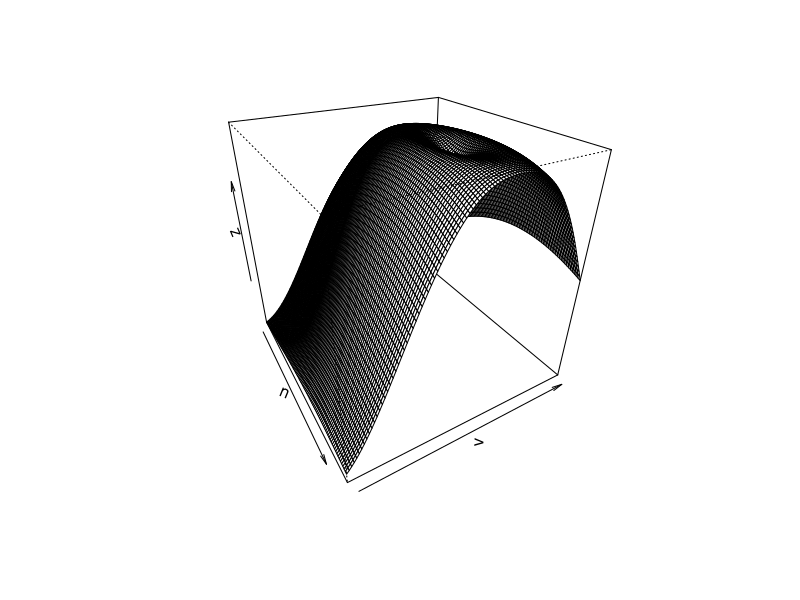

Reproduce this figure in R. (Note: this script raises an error after producing the figure.)
# Simulations et copules
# PROJET

# S = [-5, 3]x[1/3, 4]
# phi(x,y) =  sin((1+sqrt(x^2+y^2)))

# Methode 1
# Chose beautiful function
u <- seq(-pi/2,pi/4,length=100)
v <- seq(-pi,2,length=100)
c1 <-function(u,v){return (sin(abs(u)+abs(v)))}
c2 <-function(u,v){return (sin(u)+sin(v))}
c3 <-function(u,v){return ((u^2+3*v^2)*exp(-u^2-v^2))}
c4 <-function(u,v){return (-3*v/(u^2+v^2+1))} # very good
c5 <-function(u,v){return (v/(u^2+v^2))}
c6 <-function(u,v){return (asin(u^2+v^2-2))}
c7 <-function(u,v){return (1/(1+u^2+v^2))}
c8 <-function(u,v){return (exp(v/u))}
c9 <-function(u,v){return (u^3-v)}
c10 <-function(u,v){return (u*v^2-u^3)}
c11 <-function(u,v){return (u*v^3-v*u^3)}
c12 <-function(u,v){return (sin(u*v))} # very interesting
c13 <-function(u,v){return (exp(u)*cos(v))}
c14 <-function(u,v){return (sin(u-v))} 
c15 <-function(u,v){return (-(1-u^2)*(1-v^2))} # not bad
c16 <-function(u,v){return (sin(u)-sin(v))} # cool! check it's not multiplication
c17 <-function(u,v){return (u*v/(u^2+v^2))}
c18 <-function(u,v){return ((u+v)/(1+u^2+v^2))}
c19 <-function(u,v){return (-log(sqrt(u^2+v^2+1)))}
c20 <-function(u,v){return (exp(sqrt(u^2+v^2)))}
c21 <-function(u,v){return (sin((1+sqrt((u^2)+(v^2)))))} # super!
c22 <-function(u,v){return (u*sin(u+2*v))}
z <- outer(u,v,c21)
persp(u,v,z,theta = 60, phi = 30)

# We use c21
a <- -1 #0
b <- 0 # 3*pi/8
c <- -3 #-3
d <- -2 #-1
u <- seq(a,b,length=100)
v <- seq(c,d,length=100)
f <-function(u,v){return (1.8*(0.1+sin(cos(u)*sqrt(1+u^2+v^2))))}
z <- outer(u,v,f)
p <- function(u,v){return ((-u+0.5)*(v+3.5))}
w <- outer(u,v,p)
persp3d(u,v,z,col = "blue",alpha=0.2)
persp3d(u,v,w,col = "green", alpha=0.3,add = TRUE)

# Methode 1
K <- max(z)
n <- 10^3
U <- runif(n,min = a,max = b)
V <- runif(n,min = c,max = d)
W <- runif(n,0,K)
cst <- (b-a)*(d-c)*K # volume de cube
I1 <- cst*sum(f(U,V) > W)/n
print(I1)

# Methode 2
fres <- f(U,V)
I2 <- (b-a)*(d-c)*mean(f(U,V))
print(I2)

# Methode 3
# Importance Sampling
Uis <- runif(n,0,1)
Vis <- runif(n,0,1)
Xis <- 1/2*(1-sqrt(9-8*Uis))
hist(Xis)
Yis <- -3.5+0.5*sqrt(8*Vis+1)
hist(Yis)
p <- function(u,v){return ((-u+0.5)*(v+3.5))}
I4 <- 1/n*sum(f(Xis,Yis)/p(Xis,Yis))
print(I4)
evol4 <- cumsum(f(Xis,Yis)/p(Xis,Yis))/(1:n)
plot(Xis,Yis)

# Double-check. Numeric integration
library(pracma)
quad2d(f,a,b,c,d)

